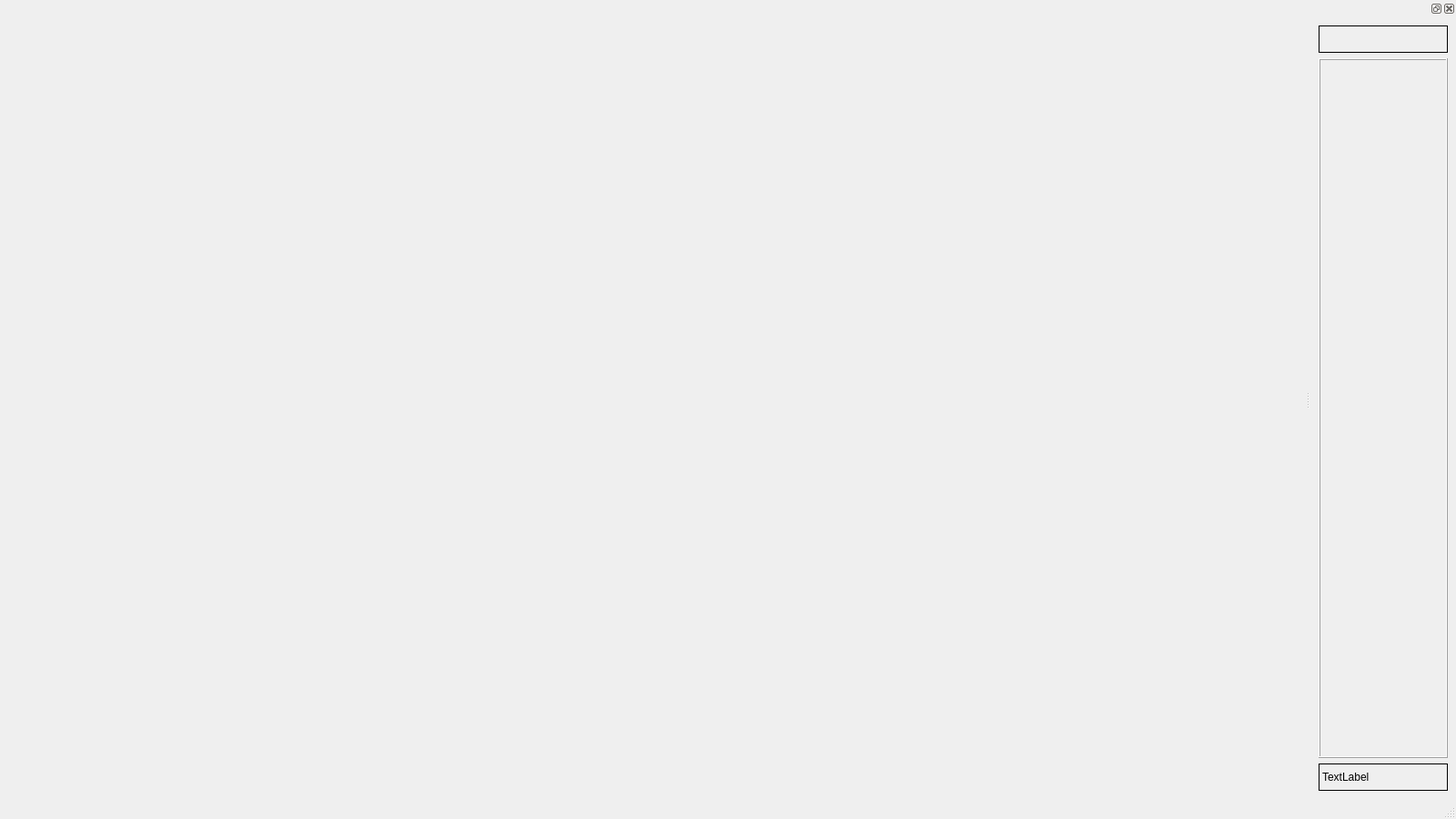
<?xml version="1.0" encoding="UTF-8"?>
<ui version="4.0">
 <class>PST</class>
 <widget class="QMainWindow" name="PST">
  <property name="geometry">
   <rect>
    <x>0</x>
    <y>0</y>
    <width>1600</width>
    <height>900</height>
   </rect>
  </property>
  <property name="windowTitle">
   <string>MainWindow</string>
  </property>
  <widget class="QWidget" name="centralwidget">
   <layout class="QHBoxLayout" name="horizontalLayout">
    <item>
     <widget class="QWidget" name="showwidget" native="true"/>
    </item>
   </layout>
  </widget>
  <widget class="QMenuBar" name="menubar">
   <property name="geometry">
    <rect>
     <x>0</x>
     <y>0</y>
     <width>1600</width>
     <height>26</height>
    </rect>
   </property>
  </widget>
  <widget class="QStatusBar" name="statusbar"/>
  <widget class="QDockWidget" name="dockwidget">
   <property name="sizePolicy">
    <sizepolicy hsizetype="Preferred" vsizetype="Preferred">
     <horstretch>0</horstretch>
     <verstretch>0</verstretch>
    </sizepolicy>
   </property>
   <property name="minimumSize">
    <size>
     <width>160</width>
     <height>132</height>
    </size>
   </property>
   <property name="maximumSize">
    <size>
     <width>400</width>
     <height>524287</height>
    </size>
   </property>
   <attribute name="dockWidgetArea">
    <number>2</number>
   </attribute>
   <widget class="QWidget" name="dockWidgetContents">
    <layout class="QVBoxLayout" name="verticalLayout">
     <item>
      <widget class="QLabel" name="outputlab">
       <property name="minimumSize">
        <size>
         <width>0</width>
         <height>30</height>
        </size>
       </property>
       <property name="maximumSize">
        <size>
         <width>16777215</width>
         <height>30</height>
        </size>
       </property>
       <property name="frameShape">
        <enum>QFrame::Box</enum>
       </property>
       <property name="text">
        <string/>
       </property>
      </widget>
     </item>
     <item>
      <widget class="QFrame" name="codewidget">
       <property name="frameShape">
        <enum>QFrame::Box</enum>
       </property>
       <property name="frameShadow">
        <enum>QFrame::Raised</enum>
       </property>
      </widget>
     </item>
     <item>
      <widget class="QLabel" name="statuslab">
       <property name="minimumSize">
        <size>
         <width>0</width>
         <height>30</height>
        </size>
       </property>
       <property name="maximumSize">
        <size>
         <width>16777215</width>
         <height>30</height>
        </size>
       </property>
       <property name="frameShape">
        <enum>QFrame::Box</enum>
       </property>
       <property name="text">
        <string>TextLabel</string>
       </property>
      </widget>
     </item>
    </layout>
   </widget>
  </widget>
 </widget>
 <resources/>
 <connections/>
</ui>
